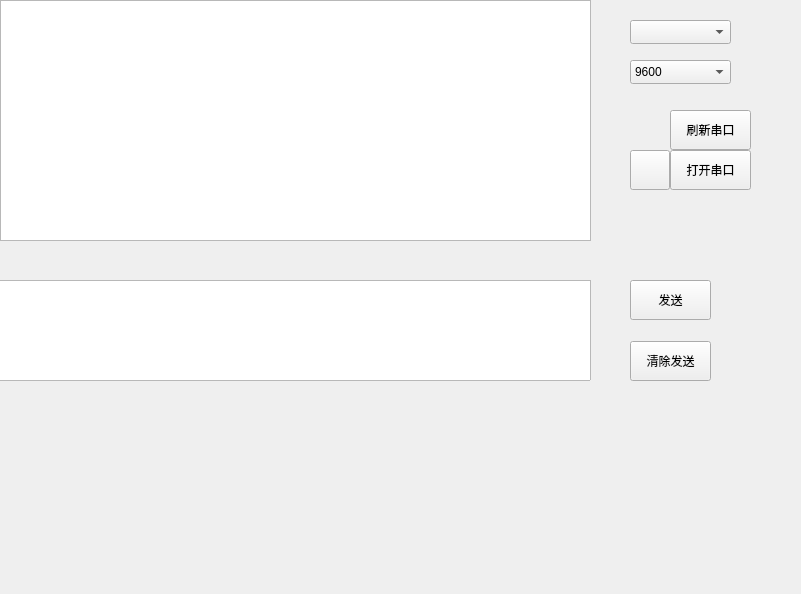
<?xml version="1.0" encoding="UTF-8"?>
<ui version="4.0">
 <class>SerialDebugAssistantClass</class>
 <widget class="QWidget" name="SerialDebugAssistantClass">
  <property name="geometry">
   <rect>
    <x>0</x>
    <y>0</y>
    <width>801</width>
    <height>594</height>
   </rect>
  </property>
  <property name="windowTitle">
   <string>SerialDebugAssistant</string>
  </property>
  <widget class="QTextBrowser" name="textBrowser">
   <property name="geometry">
    <rect>
     <x>0</x>
     <y>0</y>
     <width>591</width>
     <height>241</height>
    </rect>
   </property>
  </widget>
  <widget class="QTextEdit" name="textEdit">
   <property name="geometry">
    <rect>
     <x>-10</x>
     <y>280</y>
     <width>601</width>
     <height>101</height>
    </rect>
   </property>
  </widget>
  <widget class="QComboBox" name="comboBox_available_COM">
   <property name="geometry">
    <rect>
     <x>630</x>
     <y>20</y>
     <width>101</width>
     <height>24</height>
    </rect>
   </property>
  </widget>
  <widget class="QComboBox" name="comboBox_baudRate">
   <property name="geometry">
    <rect>
     <x>630</x>
     <y>60</y>
     <width>101</width>
     <height>24</height>
    </rect>
   </property>
   <item>
    <property name="text">
     <string>9600</string>
    </property>
   </item>
   <item>
    <property name="text">
     <string>115200</string>
    </property>
   </item>
   <item>
    <property name="text">
     <string/>
    </property>
   </item>
  </widget>
  <widget class="QPushButton" name="LED1">
   <property name="geometry">
    <rect>
     <x>630</x>
     <y>150</y>
     <width>40</width>
     <height>40</height>
    </rect>
   </property>
   <property name="text">
    <string/>
   </property>
  </widget>
  <widget class="QPushButton" name="key_Refresh_COM">
   <property name="geometry">
    <rect>
     <x>670</x>
     <y>110</y>
     <width>81</width>
     <height>40</height>
    </rect>
   </property>
   <property name="text">
    <string>刷新串口</string>
   </property>
  </widget>
  <widget class="QPushButton" name="key_open_COM">
   <property name="geometry">
    <rect>
     <x>670</x>
     <y>150</y>
     <width>81</width>
     <height>40</height>
    </rect>
   </property>
   <property name="text">
    <string>打开串口</string>
   </property>
  </widget>
  <widget class="QPushButton" name="key_COM_Tx">
   <property name="geometry">
    <rect>
     <x>630</x>
     <y>280</y>
     <width>81</width>
     <height>40</height>
    </rect>
   </property>
   <property name="text">
    <string>发送</string>
   </property>
  </widget>
  <widget class="QPushButton" name="key_COM_Tx1">
   <property name="geometry">
    <rect>
     <x>630</x>
     <y>341</y>
     <width>81</width>
     <height>40</height>
    </rect>
   </property>
   <property name="text">
    <string>清除发送</string>
   </property>
  </widget>
 </widget>
 <layoutdefault spacing="6" margin="11"/>
 <resources/>
 <connections/>
</ui>
